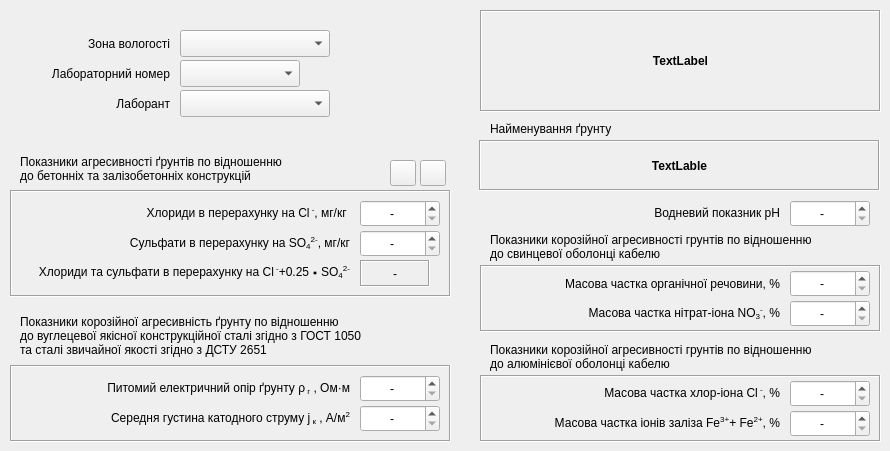
  <widget class="QWidget" name="tab">
   <attribute name="title">
    <string>Один запис</string>
   </attribute>
   <widget class="QLabel" name="label">
    <property name="geometry">
     <rect>
      <x>480</x>
      <y>10</y>
      <width>401</width>
      <height>102</height>
     </rect>
    </property>
    <property name="font">
     <font>
      <weight>75</weight>
      <bold>true</bold>
     </font>
    </property>
    <property name="frameShape">
     <enum>QFrame::Box</enum>
    </property>
    <property name="frameShadow">
     <enum>QFrame::Sunken</enum>
    </property>
    <property name="text">
     <string>TextLabel</string>
    </property>
    <property name="alignment">
     <set>Qt::AlignCenter</set>
    </property>
    <property name="wordWrap">
     <bool>true</bool>
    </property>
   </widget>
   <widget class="QLabel" name="label_19">
    <property name="geometry">
     <rect>
      <x>20</x>
      <y>152</y>
      <width>360</width>
      <height>34</height>
     </rect>
    </property>
    <property name="text">
     <string>Показники агресивності ґрунтів по відношенню 
до бетонніх та залізобетонніх конструкцій</string>
    </property>
    <property name="alignment">
     <set>Qt::AlignLeading|Qt::AlignLeft|Qt::AlignVCenter</set>
    </property>
   </widget>
   <widget class="QLabel" name="label_20">
    <property name="geometry">
     <rect>
      <x>20</x>
      <y>60</y>
      <width>150</width>
      <height>27</height>
     </rect>
    </property>
    <property name="sizePolicy">
     <sizepolicy hsizetype="Preferred" vsizetype="Preferred">
      <horstretch>0</horstretch>
      <verstretch>0</verstretch>
     </sizepolicy>
    </property>
    <property name="text">
     <string>Лабораторний номер</string>
    </property>
    <property name="alignment">
     <set>Qt::AlignRight|Qt::AlignTrailing|Qt::AlignVCenter</set>
    </property>
   </widget>
   <widget class="QComboBox" name="comboBox">
    <property name="geometry">
     <rect>
      <x>180</x>
      <y>60</y>
      <width>120</width>
      <height>27</height>
     </rect>
    </property>
   </widget>
   <widget class="QFrame" name="frame_2">
    <property name="geometry">
     <rect>
      <x>10</x>
      <y>190</y>
      <width>441</width>
      <height>107</height>
     </rect>
    </property>
    <property name="frameShape">
     <enum>QFrame::Box</enum>
    </property>
    <property name="frameShadow">
     <enum>QFrame::Sunken</enum>
    </property>
    <widget class="QDoubleSpinBox" name="doubleSpinBox_2">
     <property name="geometry">
      <rect>
       <x>350</x>
       <y>10</y>
       <width>80</width>
       <height>27</height>
      </rect>
     </property>
     <property name="locale">
      <locale language="C" country="AnyCountry"/>
     </property>
     <property name="alignment">
      <set>Qt::AlignCenter</set>
     </property>
     <property name="specialValueText">
      <string>-</string>
     </property>
     <property name="decimals">
      <number>1</number>
     </property>
     <property name="minimum">
      <double>-0.100000000000000</double>
     </property>
     <property name="maximum">
      <double>99999.899999999994179</double>
     </property>
     <property name="singleStep">
      <double>0.100000000000000</double>
     </property>
     <property name="value">
      <double>-0.100000000000000</double>
     </property>
    </widget>
    <widget class="QLabel" name="label_4">
     <property name="geometry">
      <rect>
       <x>10</x>
       <y>10</y>
       <width>330</width>
       <height>27</height>
      </rect>
     </property>
     <property name="text">
      <string>&lt;html&gt;&lt;head/&gt;&lt;body&gt;&lt;p&gt;Хлориди в перерахунку на Cl&lt;span style=&quot; vertical-align:super;&quot;&gt; -&lt;/span&gt;, мг/кг &lt;/p&gt;&lt;/body&gt;&lt;/html&gt;</string>
     </property>
     <property name="alignment">
      <set>Qt::AlignRight|Qt::AlignTrailing|Qt::AlignVCenter</set>
     </property>
    </widget>
    <widget class="QLabel" name="label_29">
     <property name="geometry">
      <rect>
       <x>350</x>
       <y>70</y>
       <width>70</width>
       <height>27</height>
      </rect>
     </property>
     <property name="font">
      <font>
       <weight>50</weight>
       <bold>false</bold>
      </font>
     </property>
     <property name="frameShape">
      <enum>QFrame::Box</enum>
     </property>
     <property name="frameShadow">
      <enum>QFrame::Sunken</enum>
     </property>
     <property name="text">
      <string>-</string>
     </property>
     <property name="alignment">
      <set>Qt::AlignCenter</set>
     </property>
     <property name="margin">
      <number>0</number>
     </property>
     <property name="indent">
      <number>-1</number>
     </property>
    </widget>
    <widget class="QLabel" name="label_23">
     <property name="geometry">
      <rect>
       <x>-1</x>
       <y>70</y>
       <width>341</width>
       <height>27</height>
      </rect>
     </property>
     <property name="text">
      <string>&lt;html&gt;&lt;head/&gt;&lt;body&gt;&lt;p&gt;Хлориди та сульфати в перерахунку на Cl&lt;span style=&quot; vertical-align:super;&quot;&gt; -&lt;/span&gt;+0.25&lt;span style=&quot; background-color:transparent;&quot;&gt;∗&lt;/span&gt;SO&lt;span style=&quot; vertical-align:sub;&quot;&gt;4&lt;/span&gt;&lt;span style=&quot; vertical-align:super;&quot;&gt;2-&lt;/span&gt;&lt;/p&gt;&lt;/body&gt;&lt;/html&gt;</string>
     </property>
     <property name="alignment">
      <set>Qt::AlignRight|Qt::AlignTrailing|Qt::AlignVCenter</set>
     </property>
     <property name="wordWrap">
      <bool>true</bool>
     </property>
    </widget>
    <widget class="QDoubleSpinBox" name="doubleSpinBox">
     <property name="geometry">
      <rect>
       <x>350</x>
       <y>40</y>
       <width>80</width>
       <height>27</height>
      </rect>
     </property>
     <property name="locale">
      <locale language="C" country="AnyCountry"/>
     </property>
     <property name="wrapping">
      <bool>false</bool>
     </property>
     <property name="alignment">
      <set>Qt::AlignCenter</set>
     </property>
     <property name="specialValueText">
      <string>-</string>
     </property>
     <property name="decimals">
      <number>1</number>
     </property>
     <property name="minimum">
      <double>-0.100000000000000</double>
     </property>
     <property name="maximum">
      <double>99999.899999999994179</double>
     </property>
     <property name="singleStep">
      <double>0.100000000000000</double>
     </property>
     <property name="value">
      <double>-0.100000000000000</double>
     </property>
    </widget>
    <widget class="QLabel" name="label_3">
     <property name="geometry">
      <rect>
       <x>10</x>
       <y>40</y>
       <width>330</width>
       <height>27</height>
      </rect>
     </property>
     <property name="text">
      <string>&lt;html&gt;&lt;head/&gt;&lt;body&gt;&lt;p&gt;Сульфати в перерахунку на SO&lt;span style=&quot; vertical-align:sub;&quot;&gt;4&lt;/span&gt;&lt;span style=&quot; vertical-align:super;&quot;&gt;2-&lt;/span&gt;, мг/кг&lt;/p&gt;&lt;/body&gt;&lt;/html&gt;</string>
     </property>
     <property name="alignment">
      <set>Qt::AlignRight|Qt::AlignTrailing|Qt::AlignVCenter</set>
     </property>
    </widget>
   </widget>
   <widget class="QLabel" name="label_18">
    <property name="geometry">
     <rect>
      <x>479</x>
      <y>140</y>
      <width>401</width>
      <height>51</height>
     </rect>
    </property>
    <property name="font">
     <font>
      <weight>75</weight>
      <bold>true</bold>
     </font>
    </property>
    <property name="frameShape">
     <enum>QFrame::Box</enum>
    </property>
    <property name="frameShadow">
     <enum>QFrame::Sunken</enum>
    </property>
    <property name="text">
     <string>TextLable</string>
    </property>
    <property name="alignment">
     <set>Qt::AlignCenter</set>
    </property>
    <property name="wordWrap">
     <bool>true</bool>
    </property>
   </widget>
   <widget class="QLabel" name="label_2">
    <property name="geometry">
     <rect>
      <x>490</x>
      <y>120</y>
      <width>150</width>
      <height>17</height>
     </rect>
    </property>
    <property name="text">
     <string>Найменування ґрунту</string>
    </property>
    <property name="alignment">
     <set>Qt::AlignLeading|Qt::AlignLeft|Qt::AlignVCenter</set>
    </property>
   </widget>
   <widget class="QLabel" name="label_17">
    <property name="geometry">
     <rect>
      <x>20</x>
      <y>30</y>
      <width>150</width>
      <height>27</height>
     </rect>
    </property>
    <property name="text">
     <string>Зона вологості</string>
    </property>
    <property name="alignment">
     <set>Qt::AlignRight|Qt::AlignTrailing|Qt::AlignVCenter</set>
    </property>
   </widget>
   <widget class="QToolButton" name="toolButton_6">
    <property name="geometry">
     <rect>
      <x>390</x>
      <y>160</y>
      <width>26</width>
      <height>26</height>
     </rect>
    </property>
    <property name="toolTip">
     <string>Очистити комірку від значення</string>
    </property>
    <property name="statusTip">
     <string>Очистити комірку від значення. Відобразити None</string>
    </property>
    <property name="icon">
     <iconset>
      <normaloff>../icons/16x16/edit-clear.png</normaloff>../icons/16x16/edit-clear.png</iconset>
    </property>
   </widget>
   <widget class="QComboBox" name="comboBox_2">
    <property name="geometry">
     <rect>
      <x>180</x>
      <y>90</y>
      <width>150</width>
      <height>27</height>
     </rect>
    </property>
   </widget>
   <widget class="QLabel" name="label_48">
    <property name="geometry">
     <rect>
      <x>20</x>
      <y>90</y>
      <width>150</width>
      <height>27</height>
     </rect>
    </property>
    <property name="sizePolicy">
     <sizepolicy hsizetype="Preferred" vsizetype="Preferred">
      <horstretch>0</horstretch>
      <verstretch>0</verstretch>
     </sizepolicy>
    </property>
    <property name="text">
     <string>Лаборант</string>
    </property>
    <property name="alignment">
     <set>Qt::AlignRight|Qt::AlignTrailing|Qt::AlignVCenter</set>
    </property>
   </widget>
   <widget class="QComboBox" name="comboBox_3">
    <property name="geometry">
     <rect>
      <x>180</x>
      <y>30</y>
      <width>150</width>
      <height>27</height>
     </rect>
    </property>
   </widget>
   <widget class="QToolButton" name="toolButton">
    <property name="geometry">
     <rect>
      <x>420</x>
      <y>160</y>
      <width>26</width>
      <height>26</height>
     </rect>
    </property>
    <property name="toolTip">
     <string>&lt;html&gt;&lt;head/&gt;&lt;body&gt;&lt;p&gt;Розрахувати характеристики агресивності грунту&lt;/p&gt;&lt;/body&gt;&lt;/html&gt;</string>
    </property>
    <property name="statusTip">
     <string>Розрахувати характеристики агресивності грунту</string>
    </property>
    <property name="text">
     <string/>
    </property>
    <property name="icon">
     <iconset>
      <normaloff>../icons/16x16/accessories-calculator.png</normaloff>../icons/16x16/accessories-calculator.png</iconset>
    </property>
   </widget>
   <widget class="QFrame" name="frame">
    <property name="geometry">
     <rect>
      <x>10</x>
      <y>365</y>
      <width>441</width>
      <height>77</height>
     </rect>
    </property>
    <property name="frameShape">
     <enum>QFrame::Box</enum>
    </property>
    <property name="frameShadow">
     <enum>QFrame::Sunken</enum>
    </property>
    <widget class="QDoubleSpinBox" name="doubleSpinBox_4">
     <property name="geometry">
      <rect>
       <x>350</x>
       <y>40</y>
       <width>80</width>
       <height>27</height>
      </rect>
     </property>
     <property name="locale">
      <locale language="C" country="AnyCountry"/>
     </property>
     <property name="alignment">
      <set>Qt::AlignCenter</set>
     </property>
     <property name="specialValueText">
      <string>-</string>
     </property>
     <property name="decimals">
      <number>2</number>
     </property>
     <property name="minimum">
      <double>-0.010000000000000</double>
     </property>
     <property name="maximum">
      <double>99.989999999999995</double>
     </property>
     <property name="singleStep">
      <double>0.010000000000000</double>
     </property>
     <property name="value">
      <double>-0.010000000000000</double>
     </property>
    </widget>
    <widget class="QDoubleSpinBox" name="doubleSpinBox_3">
     <property name="geometry">
      <rect>
       <x>350</x>
       <y>10</y>
       <width>80</width>
       <height>27</height>
      </rect>
     </property>
     <property name="locale">
      <locale language="C" country="AnyCountry"/>
     </property>
     <property name="alignment">
      <set>Qt::AlignCenter</set>
     </property>
     <property name="specialValueText">
      <string>-</string>
     </property>
     <property name="decimals">
      <number>1</number>
     </property>
     <property name="minimum">
      <double>-0.100000000000000</double>
     </property>
     <property name="maximum">
      <double>99999.899999999994179</double>
     </property>
     <property name="singleStep">
      <double>0.100000000000000</double>
     </property>
     <property name="value">
      <double>-0.100000000000000</double>
     </property>
    </widget>
    <widget class="QLabel" name="label_45">
     <property name="geometry">
      <rect>
       <x>49</x>
       <y>40</y>
       <width>291</width>
       <height>27</height>
      </rect>
     </property>
     <property name="text">
      <string>&lt;html&gt;&lt;head/&gt;&lt;body&gt;&lt;p&gt;Середня густина катодного струму j&lt;span style=&quot; vertical-align:sub;&quot;&gt; к&lt;/span&gt; , А/м&lt;span style=&quot; vertical-align:super;&quot;&gt;2&lt;/span&gt;&lt;/p&gt;&lt;/body&gt;&lt;/html&gt;</string>
     </property>
     <property name="alignment">
      <set>Qt::AlignRight|Qt::AlignTrailing|Qt::AlignVCenter</set>
     </property>
     <property name="wordWrap">
      <bool>true</bool>
     </property>
    </widget>
    <widget class="QLabel" name="label_44">
     <property name="geometry">
      <rect>
       <x>49</x>
       <y>10</y>
       <width>291</width>
       <height>27</height>
      </rect>
     </property>
     <property name="text">
      <string>&lt;html&gt;&lt;head/&gt;&lt;body&gt;&lt;p&gt;Питомий електричний опір ґрунту ρ&lt;span style=&quot; vertical-align:sub;&quot;&gt; г&lt;/span&gt; , Ом·м&lt;/p&gt;&lt;/body&gt;&lt;/html&gt;</string>
     </property>
     <property name="alignment">
      <set>Qt::AlignRight|Qt::AlignTrailing|Qt::AlignVCenter</set>
     </property>
     <property name="wordWrap">
      <bool>true</bool>
     </property>
    </widget>
   </widget>
   <widget class="QLabel" name="label_52">
    <property name="geometry">
     <rect>
      <x>20</x>
      <y>310</y>
      <width>401</width>
      <height>51</height>
     </rect>
    </property>
    <property name="text">
     <string>Показники корозійної агресивність ґрунту по відношенню 
до вуглецевої якісної конструкційної сталі згідно з ГОСТ 1050 
та сталі звичайної якості згідно з ДСТУ 2651</string>
    </property>
    <property name="alignment">
     <set>Qt::AlignLeading|Qt::AlignLeft|Qt::AlignVCenter</set>
    </property>
   </widget>
   <widget class="QLabel" name="label_53">
    <property name="geometry">
     <rect>
      <x>490</x>
      <y>230</y>
      <width>391</width>
      <height>34</height>
     </rect>
    </property>
    <property name="text">
     <string>Показники корозійної агресивності грунтів по відношенню 
до свинцевої оболонці кабелю</string>
    </property>
   </widget>
   <widget class="QFrame" name="frame_4">
    <property name="geometry">
     <rect>
      <x>480</x>
      <y>265</y>
      <width>401</width>
      <height>67</height>
     </rect>
    </property>
    <property name="frameShape">
     <enum>QFrame::Box</enum>
    </property>
    <property name="frameShadow">
     <enum>QFrame::Sunken</enum>
    </property>
    <widget class="QDoubleSpinBox" name="doubleSpinBox_7">
     <property name="geometry">
      <rect>
       <x>310</x>
       <y>35</y>
       <width>80</width>
       <height>27</height>
      </rect>
     </property>
     <property name="locale">
      <locale language="C" country="AnyCountry"/>
     </property>
     <property name="alignment">
      <set>Qt::AlignCenter</set>
     </property>
     <property name="specialValueText">
      <string>-</string>
     </property>
     <property name="decimals">
      <number>4</number>
     </property>
     <property name="minimum">
      <double>-0.000100000000000</double>
     </property>
     <property name="maximum">
      <double>9.999900000000000</double>
     </property>
     <property name="singleStep">
      <double>0.000100000000000</double>
     </property>
     <property name="value">
      <double>-0.000100000000000</double>
     </property>
    </widget>
    <widget class="QDoubleSpinBox" name="doubleSpinBox_6">
     <property name="geometry">
      <rect>
       <x>310</x>
       <y>5</y>
       <width>80</width>
       <height>27</height>
      </rect>
     </property>
     <property name="locale">
      <locale language="C" country="AnyCountry"/>
     </property>
     <property name="alignment">
      <set>Qt::AlignCenter</set>
     </property>
     <property name="specialValueText">
      <string>-</string>
     </property>
     <property name="decimals">
      <number>4</number>
     </property>
     <property name="minimum">
      <double>-0.000100000000000</double>
     </property>
     <property name="maximum">
      <double>9.999900000000000</double>
     </property>
     <property name="singleStep">
      <double>0.000100000000000</double>
     </property>
     <property name="value">
      <double>-0.000100000000000</double>
     </property>
    </widget>
    <widget class="QLabel" name="label_47">
     <property name="geometry">
      <rect>
       <x>19</x>
       <y>5</y>
       <width>281</width>
       <height>27</height>
      </rect>
     </property>
     <property name="text">
      <string>Масова частка органічної речовини, %</string>
     </property>
     <property name="alignment">
      <set>Qt::AlignRight|Qt::AlignTrailing|Qt::AlignVCenter</set>
     </property>
     <property name="wordWrap">
      <bool>true</bool>
     </property>
    </widget>
    <widget class="QLabel" name="label_49">
     <property name="geometry">
      <rect>
       <x>19</x>
       <y>35</y>
       <width>281</width>
       <height>27</height>
      </rect>
     </property>
     <property name="text">
      <string>&lt;html&gt;&lt;head/&gt;&lt;body&gt;&lt;p&gt;Масова частка нітрат-іона NO&lt;span style=&quot; vertical-align:sub;&quot;&gt;3&lt;/span&gt;&lt;span style=&quot; vertical-align:super;&quot;&gt;-&lt;/span&gt;, %&lt;/p&gt;&lt;/body&gt;&lt;/html&gt;</string>
     </property>
     <property name="alignment">
      <set>Qt::AlignRight|Qt::AlignTrailing|Qt::AlignVCenter</set>
     </property>
     <property name="wordWrap">
      <bool>true</bool>
     </property>
    </widget>
   </widget>
   <widget class="QFrame" name="frame_5">
    <property name="geometry">
     <rect>
      <x>480</x>
      <y>375</y>
      <width>401</width>
      <height>67</height>
     </rect>
    </property>
    <property name="frameShape">
     <enum>QFrame::Box</enum>
    </property>
    <property name="frameShadow">
     <enum>QFrame::Sunken</enum>
    </property>
    <widget class="QDoubleSpinBox" name="doubleSpinBox_9">
     <property name="geometry">
      <rect>
       <x>310</x>
       <y>35</y>
       <width>80</width>
       <height>27</height>
      </rect>
     </property>
     <property name="locale">
      <locale language="C" country="AnyCountry"/>
     </property>
     <property name="alignment">
      <set>Qt::AlignCenter</set>
     </property>
     <property name="specialValueText">
      <string>-</string>
     </property>
     <property name="decimals">
      <number>4</number>
     </property>
     <property name="minimum">
      <double>-0.000100000000000</double>
     </property>
     <property name="maximum">
      <double>9.999900000000000</double>
     </property>
     <property name="singleStep">
      <double>0.000100000000000</double>
     </property>
     <property name="value">
      <double>-0.000100000000000</double>
     </property>
    </widget>
    <widget class="QDoubleSpinBox" name="doubleSpinBox_8">
     <property name="geometry">
      <rect>
       <x>310</x>
       <y>5</y>
       <width>80</width>
       <height>27</height>
      </rect>
     </property>
     <property name="locale">
      <locale language="C" country="AnyCountry"/>
     </property>
     <property name="alignment">
      <set>Qt::AlignCenter</set>
     </property>
     <property name="specialValueText">
      <string>-</string>
     </property>
     <property name="decimals">
      <number>4</number>
     </property>
     <property name="minimum">
      <double>-0.000100000000000</double>
     </property>
     <property name="maximum">
      <double>9.999900000000000</double>
     </property>
     <property name="singleStep">
      <double>0.000100000000000</double>
     </property>
     <property name="value">
      <double>-0.000100000000000</double>
     </property>
    </widget>
    <widget class="QLabel" name="label_51">
     <property name="geometry">
      <rect>
       <x>29</x>
       <y>35</y>
       <width>271</width>
       <height>27</height>
      </rect>
     </property>
     <property name="text">
      <string>&lt;html&gt;&lt;head/&gt;&lt;body&gt;&lt;p&gt;Масова частка іонів заліза Fe&lt;span style=&quot; vertical-align:super;&quot;&gt;3+&lt;/span&gt;+ Fe&lt;span style=&quot; vertical-align:super;&quot;&gt;2+&lt;/span&gt;, %&lt;/p&gt;&lt;/body&gt;&lt;/html&gt;</string>
     </property>
     <property name="alignment">
      <set>Qt::AlignRight|Qt::AlignTrailing|Qt::AlignVCenter</set>
     </property>
     <property name="wordWrap">
      <bool>true</bool>
     </property>
    </widget>
    <widget class="QLabel" name="label_50">
     <property name="geometry">
      <rect>
       <x>29</x>
       <y>5</y>
       <width>271</width>
       <height>27</height>
      </rect>
     </property>
     <property name="text">
      <string>&lt;html&gt;&lt;head/&gt;&lt;body&gt;&lt;p&gt;Масова частка хлор-іона Cl&lt;span style=&quot; vertical-align:super;&quot;&gt; -&lt;/span&gt;, %&lt;/p&gt;&lt;/body&gt;&lt;/html&gt;</string>
     </property>
     <property name="alignment">
      <set>Qt::AlignRight|Qt::AlignTrailing|Qt::AlignVCenter</set>
     </property>
     <property name="wordWrap">
      <bool>true</bool>
     </property>
    </widget>
   </widget>
   <widget class="QLabel" name="label_54">
    <property name="geometry">
     <rect>
      <x>490</x>
      <y>340</y>
      <width>391</width>
      <height>34</height>
     </rect>
    </property>
    <property name="text">
     <string>Показники корозійної агресивності грунтів по відношенню 
до алюмінієвої оболонці кабелю</string>
    </property>
   </widget>
   <widget class="QDoubleSpinBox" name="doubleSpinBox_5">
    <property name="geometry">
     <rect>
      <x>790</x>
      <y>200</y>
      <width>80</width>
      <height>27</height>
     </rect>
    </property>
    <property name="locale">
     <locale language="C" country="AnyCountry"/>
    </property>
    <property name="alignment">
     <set>Qt::AlignCenter</set>
    </property>
    <property name="specialValueText">
     <string>-</string>
    </property>
    <property name="decimals">
     <number>1</number>
    </property>
    <property name="minimum">
     <double>-0.100000000000000</double>
    </property>
    <property name="maximum">
     <double>14.000000000000000</double>
    </property>
    <property name="singleStep">
     <double>0.100000000000000</double>
    </property>
    <property name="value">
     <double>-0.100000000000000</double>
    </property>
   </widget>
   <widget class="QLabel" name="label_46">
    <property name="geometry">
     <rect>
      <x>499</x>
      <y>200</y>
      <width>281</width>
      <height>27</height>
     </rect>
    </property>
    <property name="text">
     <string>&lt;html&gt;&lt;head/&gt;&lt;body&gt;&lt;p&gt;Водневий показник рН&lt;/p&gt;&lt;/body&gt;&lt;/html&gt;</string>
    </property>
    <property name="alignment">
     <set>Qt::AlignRight|Qt::AlignTrailing|Qt::AlignVCenter</set>
    </property>
    <property name="wordWrap">
     <bool>true</bool>
    </property>
   </widget>
   <zorder>frame_2</zorder>
   <zorder>label</zorder>
   <zorder>label_19</zorder>
   <zorder>label_20</zorder>
   <zorder>comboBox</zorder>
   <zorder>label_18</zorder>
   <zorder>label_2</zorder>
   <zorder>label_17</zorder>
   <zorder>toolButton_6</zorder>
   <zorder>comboBox_2</zorder>
   <zorder>label_48</zorder>
   <zorder>comboBox_3</zorder>
   <zorder>toolButton</zorder>
   <zorder>frame</zorder>
   <zorder>label_52</zorder>
   <zorder>label_53</zorder>
   <zorder>frame_4</zorder>
   <zorder>frame_5</zorder>
   <zorder>label_54</zorder>
   <zorder>doubleSpinBox_5</zorder>
   <zorder>label_46</zorder>
  </widget>
